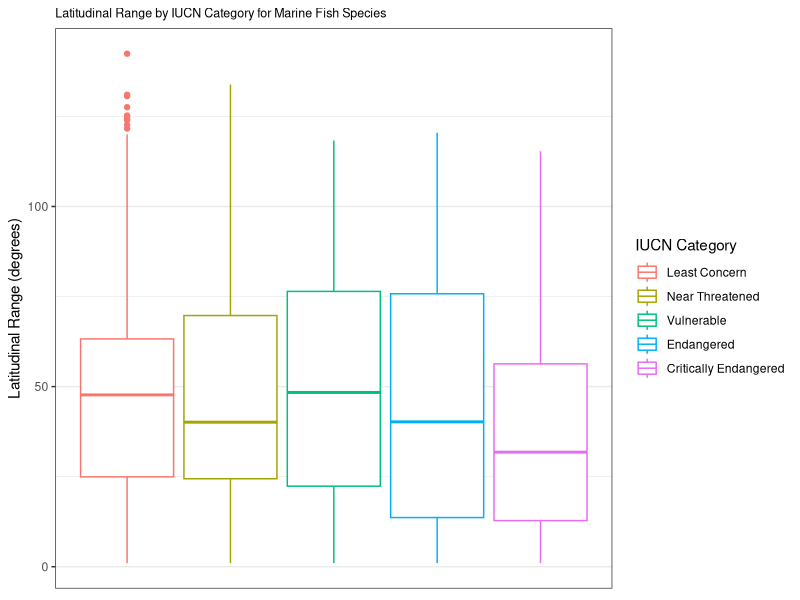
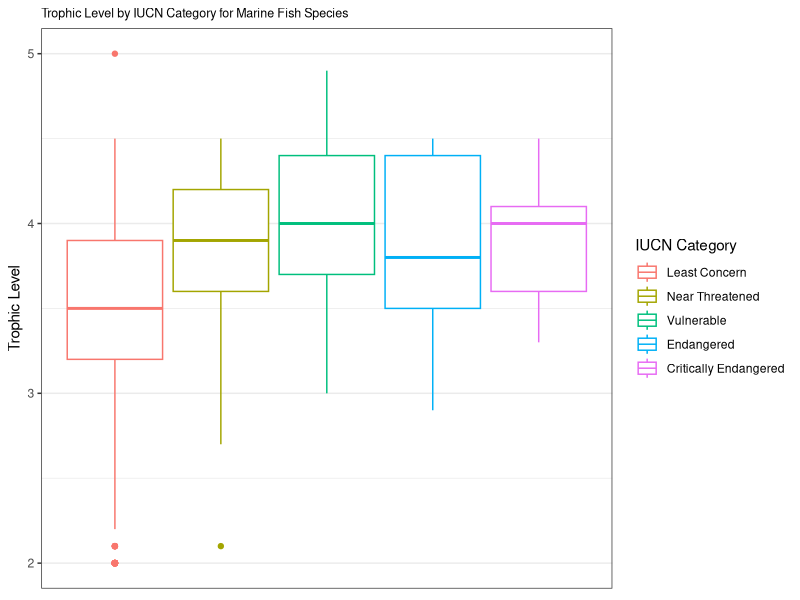
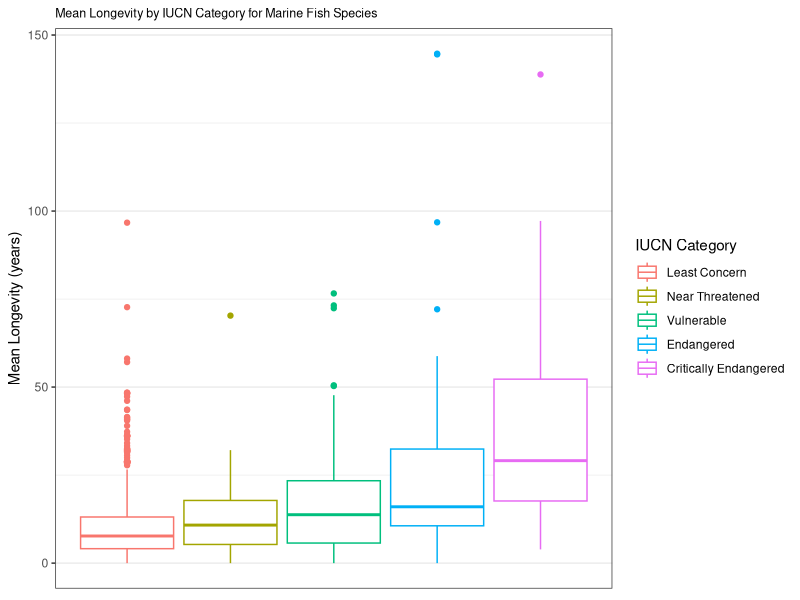
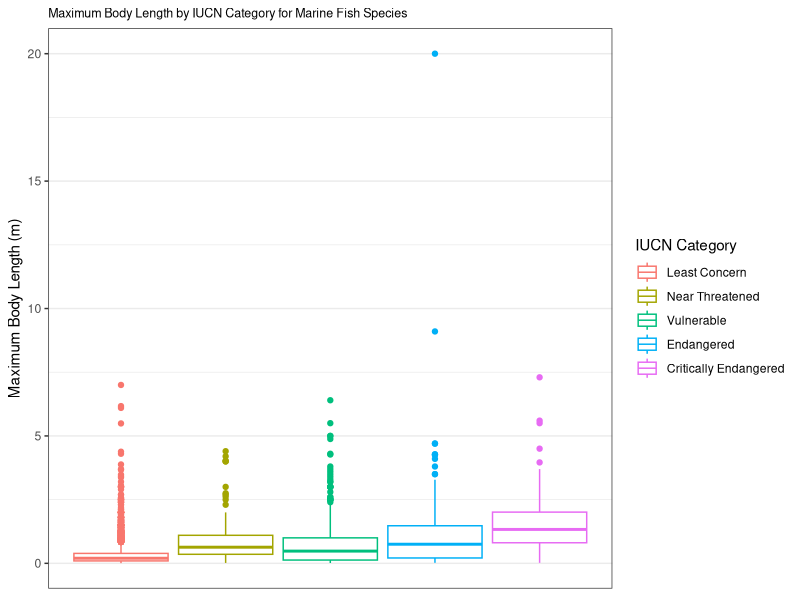
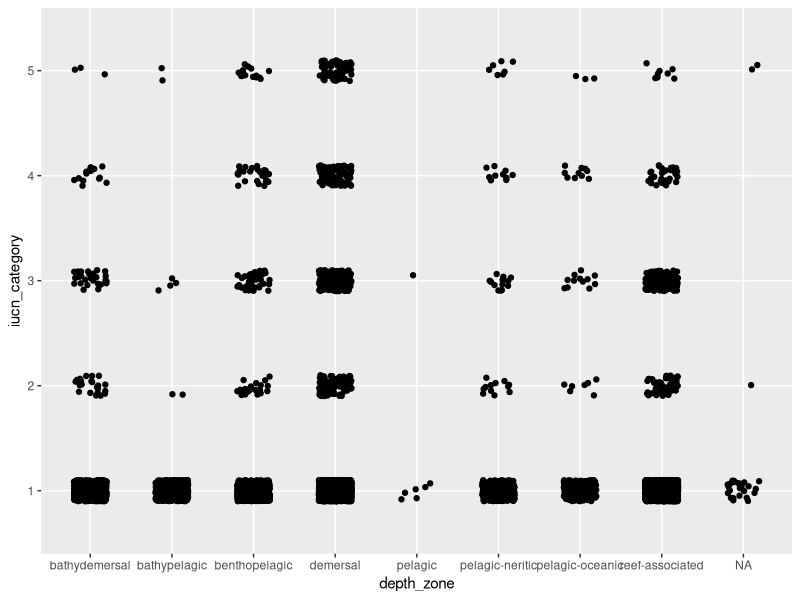

Generate these figures, in order, with R:

# setup -------------------------------------------------------------------

library(tidyverse)

full_dataset <- read_csv('no_pan_dataset.csv')

for_figures <- full_dataset %>% 
  filter(iucn_category %in% as.character(1:5)) %>% 
  mutate(iucn_category = factor(iucn_category, levels = 1:5)) %>% 
  distinct() %>% 
  mutate(iucn_text = case_when(
    iucn_category == 1 ~ 'Least Concern',
    iucn_category == 2 ~ 'Near Threatened',
    iucn_category == 3 ~ 'Vulnerable',
    iucn_category == 4 ~ 'Endangered',
    iucn_category == 5 ~ 'Critically Endangered') %>% 
      factor(
        levels = c('Least Concern', 'Near Threatened', 'Vulnerable', 'Endangered', 'Critically Endangered')))


# data plots --------------------------------------------------------------

# overall distribution
for_figures %>% 
  group_by(iucn_text) %>% 
  summarize(n = n())

# lat range
ggplot(for_figures) +
  geom_boxplot(
    mapping = aes(
      y = lat_range,
      color = iucn_text)) +
  labs(
    title = 'Latitudinal Range by IUCN Category for Marine Fish Species',
    y = 'Latitudinal Range (degrees)',
    color = 'IUCN Category') +
  theme_bw() +
  theme(
    plot.title = element_text(size = 9),
    axis.ticks.x = element_blank(),
    axis.text.x = element_blank(),
    panel.grid.major.x = element_blank(),
    panel.grid.minor.x = element_blank())

# trophic level
ggplot(for_figures) +
  geom_boxplot(
    mapping = aes(
      y = trophic_level,
      color = iucn_text)) +
  labs(
    title = 'Trophic Level by IUCN Category for Marine Fish Species',
    y = 'Trophic Level',
    color = 'IUCN Category') +
  theme_bw() +
  theme(
    plot.title = element_text(size = 9),
    axis.ticks.x = element_blank(),
    axis.text.x = element_blank(),
    panel.grid.major.x = element_blank(),
    panel.grid.minor.x = element_blank())

# longevity
ggplot(for_figures) +
  geom_boxplot(
    mapping = aes(
      y = longevity,
      color = iucn_text)) +
  labs(
    title = 'Mean Longevity by IUCN Category for Marine Fish Species',
    y = 'Mean Longevity (years)',
    color = 'IUCN Category') +
  theme_bw() +
  theme(
    plot.title = element_text(size = 9),
    axis.ticks.x = element_blank(),
    axis.text.x = element_blank(),
    panel.grid.major.x = element_blank(),
    panel.grid.minor.x = element_blank())

# length
ggplot(for_figures) +
  geom_boxplot(
    mapping = aes(
      y = length_m,
      color = iucn_text)) +
  labs(
    title = 'Maximum Body Length by IUCN Category for Marine Fish Species',
    y = 'Maximum Body Length (m)',
    color = 'IUCN Category') +
  theme_bw() +
  theme(
    plot.title = element_text(size = 9),
    axis.ticks.x = element_blank(),
    axis.text.x = element_blank(),
    panel.grid.major.x = element_blank(),
    panel.grid.minor.x = element_blank())

# depth zone
ggplot(for_figures) +
  geom_jitter(
    mapping = aes(
      x = depth_zone,
      y = iucn_category),
    height = 0.1,
    width = 0.2)


